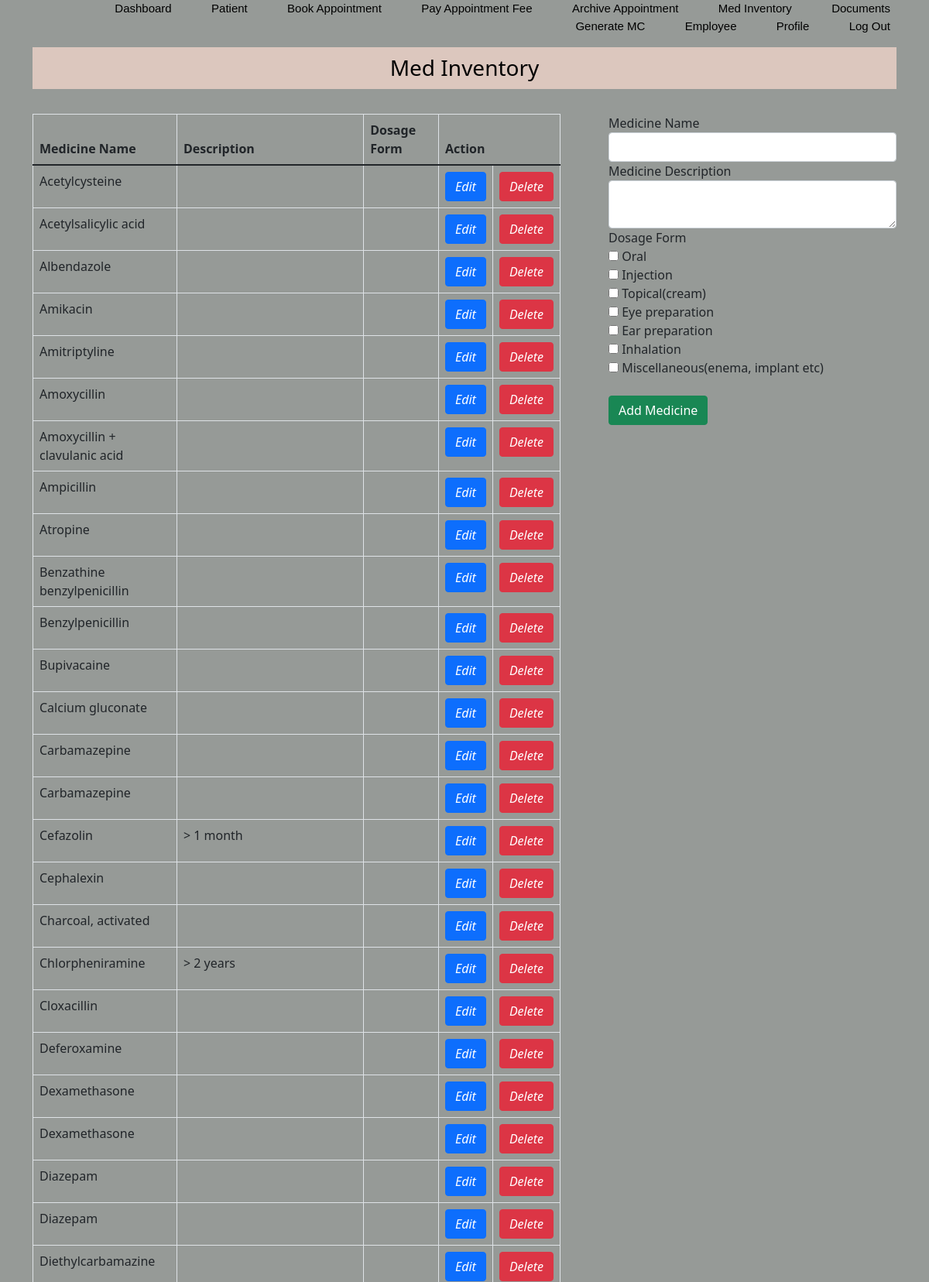
/Clinic/inventoryadmin.php (upper part), run on the app's committed database.
### tables this page shows
CREATE TABLE `med_inventory` (
  `MED_ID` int(11) NOT NULL,
  `MED_NAME` varchar(200) NOT NULL,
  `MED_DESC` varchar(2000) DEFAULT NULL,
  `DOSAGE_FORM` varchar(1000) NOT NULL
);

### Clinic/admin_func_med.php (called while the page is built, shortened)
<?php
$MED_NAME =" ";
$MED_DESC =" ";
$update = false;
 ?>

### Clinic/inventoryadmin.php (the view, shortened to what this page needs)
<!DOCTYPE html>
<html lang="en" dir="ltr">
<?php include("connect.php");
      include("admin_func_med.php");?>
  <head>
    <?php include("headeradmin.php"); ?>
    <link rel="stylesheet" href="style.css">
  </head>
  <body id="body">
  <?php
    $sql = "SELECT * FROM med_inventory GROUP BY MED_NAME";
    $result = mysqli_query($conn,$sql);
     ?>
    <div class="container">
      <center><h3 id="myHeader">Med Inventory</h3></center>
      <br>
      <div class="col-md-12 d-flex justify-content-center">
        <div class="col-md-8">
          <div class="col-md-11">
            <table id = "table" class = "table table-bordered">
              <thead>
                <tr>
                  <th>Medicine Name</th>
                  <th>Description</th>
                  <th>Dosage Form</th>
                  <th colspan="2">Action</th>
                </tr>
              </thead>
              <?php
              while ($row = $result->fetch_array()){?>
                <tr>
                  <td><?php echo $row["MED_NAME"]; ?></td>
                  <td><?php echo $row["MED_DESC"]; ?></td>
                  <td><?php echo $row["DOSAGE_FORM"]; ?></td>
                  <td><a class = "btn btn-primary" href="inventoryadmin.php?mededit=<?php echo $row['MED_ID'];?>"><i class = "glyphicon glyphicon-remove">Edit</a></td>
                  <td><a  class = "btn btn-danger" onclick = "confirmationDelete(this); return false;" href="admin_func_med.php?delmed=<?php echo $row['MED_ID'];?>"><i class = "glyphicon glyphicon-remove">Delete</a></td>
                </tr>
              <?php } ?>
            </table>
          </div>
        </div>
        <div class="col-md-4">
          <form class="" action="admin_func_med.php" method="POST">
            <label>Medicine Name</label>
            <input type="text" name="MED_NAME" value="<?php echo $MED_NAME; ?>" class="form-control" required>
            <label>Medicine Description</label>
            <textarea name="MED_DESC" class="form-control"><?php echo $MED_DESC; ?></textarea>
            <label>Dosage Form</label><br>
            <input type="checkbox" name="DOSAGE_FORM[]" onclick="DOSAGE_FORM" value="oral" <?php if (!empty($array_dosage) && in_array("oral", $array_dosage)){echo "checked";} ?>>
            <label>Oral</label><br>
            <input type="checkbox" name="DOSAGE_FORM[]" onclick="DOSAGE_FORM" value="injection" <?php if (!empty($array_dosage) && in_array("injection", $array_dosage)){echo "checked";} ?>>
            <label>Injection</label><br>
            <input type="checkbox" name="DOSAGE_FORM[]" onclick="DOSAGE_FORM" value="topical" <?php if (!empty($array_dosage) && in_array("topical", $array_dosage)){echo "checked";} ?>>
            <label>Topical(cream)</label><br>
            <input type="checkbox" name="DOSAGE_FORM[]" onclick="DOSAGE_FORM" value="eye preparation" <?php if (!empty($array_dosage) && in_array("eye preparation", $array_dosage)){echo "checked";} ?>>
            <label>Eye preparation</label><br>
            <input type="checkbox" name="DOSAGE_FORM[]" onclick="DOSAGE_FORM" value="ear preparation" <?php if (!empty($array_dosage) && in_array("ear preparation", $array_dosage)){echo "checked";} ?>>
            <label>Ear preparation</label><br>
            <input type="checkbox" name="DOSAGE_FORM[]" onclick="DOSAGE_FORM" value="inhalation" <?php if (!empty($array_dosage) && in_array("inhalation", $array_dosage)){echo "checked";} ?>>
            <label>Inhalation</label><br>
            <input type="checkbox" name="DOSAGE_FORM[]" onclick="DOSAGE_FORM" value="miscellaneous" <?php if (!empty($array_dosage) && in_array("miscellaneous", $array_dosage)){echo "checked";} ?>>
            <label>Miscellaneous(enema, implant etc)</label><br>
            <br>
            <?php if ($update == false) { ?>
              <input type="submit" name="add_med_btn" class="btn btn-success btn-block" value="Add Medicine">
          <?php  } else{ ?>
                  <input type="submit" name="update_med_btn" class="btn btn-info btn-block" value="Update Medicine">
          <?php } ?>
          </form>
        </div>
      </div>
    </div>
  </body>
</html>

### Clinic/style.css (style rules this page uses)
* { margin: 0; padding: 0; box-sizing: border-box; }
a { text-decoration: none; color: palevioletred; font-size: 10px; }

### Clinic/headeradmin.php (style rules this page uses)
#myHeader { background-color: #DCC7BE; color: black; padding:10px; text-align: center; }

### Clinic/inventoryadmin.php (style rules this page uses)
body { background-color: #969A97; }

### data on the page
med_inventory: MED_NAME "Acetylcysteine"
med_inventory: MED_NAME "Acetylsalicylic acid"
med_inventory: MED_NAME "Albendazole"
med_inventory: MED_NAME "Amikacin"
med_inventory: MED_NAME "Amitriptyline"
med_inventory: MED_NAME "Amoxycillin"
med_inventory: MED_NAME "Amoxycillin + clavulanic acid"
med_inventory: MED_NAME "Ampicillin"
med_inventory: MED_NAME "Atropine"
med_inventory: MED_NAME "Benzathine benzylpenicillin"
med_inventory: MED_NAME "Benzylpenicillin"
med_inventory: MED_NAME "Bupivacaine"
med_inventory: MED_NAME "Calcium gluconate"
med_inventory: MED_NAME "Carbamazepine"
med_inventory: MED_NAME "Carbamazepine"
med_inventory: MED_NAME "Cefazolin", MED_DESC "> 1 month"
med_inventory: MED_NAME "Cephalexin"
med_inventory: MED_NAME "Charcoal, activated"
med_inventory: MED_NAME "Chlorpheniramine", MED_DESC "> 2 years"
med_inventory: MED_NAME "Cloxacillin"
med_inventory: MED_NAME "Deferoxamine"
med_inventory: MED_NAME "Dexamethasone"
med_inventory: MED_NAME "Dexamethasone"
med_inventory: MED_NAME "Diazepam"
med_inventory: MED_NAME "Diazepam"
med_inventory: MED_NAME "Diethylcarbamazine"
